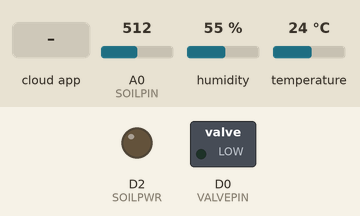
A sketch run on a simulated ESP8266 (NodeMCU). On the bench: switched loads named in the sketch (green lamp = pin HIGH), output pins drawn as LEDs (lit = HIGH). The inputs (shaded band) are chosen by the test bench; at power-on: A0 (SOILPIN) = 512, humidity 55 %, temperature 24 °C. WiFi joins after 1.5 s; servers stay silent unless stated; network time is answered at once with the bench clock; the local clock reads 2024-03-15 10:24:30 at power-on unless the sketch sets it; the Firebase database answers and starts empty; what the sketch prints to the serial monitor is not drawn.

Above: at 2.7 s.
2.8 s: the phone or cloud app sets valve to 1
At 11.59 s:
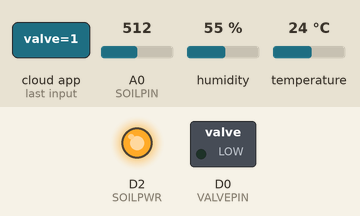
At 12.1 s:
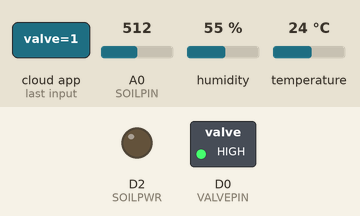
13.3 s: the phone or cloud app sets valve to 0
At 23.0 s:
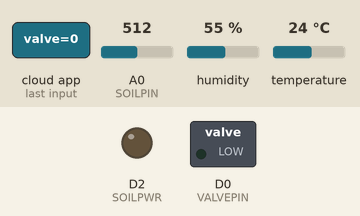
Timing chart, 0 to 24.5 s (numbered marks = the images above; inputs shaded):
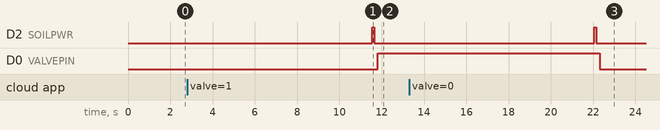

The sketch:

hardware.ino
```cpp
#include <Adafruit_Sensor.h>
#include <DHT.h>
#include <ESP8266WiFi.h>
#include "FirebaseESP8266.h"
#include <NTPClient.h>
#include <WiFiUdp.h>

#define DHTPIN D4     // Digital pin connected to the DHT sensor
#define DHTTYPE    DHT22     // DHT 22 (AM2302)
DHT dht(DHTPIN, DHTTYPE);
#define SOILPIN A0 // Analog pin reading soil moisture data
#define SOILPWR D2 // Pin that powers soil sensor
#define VALVEPIN D0 // Digital pin controlling the solenoid valve
int valve = 0; // 0 for closed

#define NTP_ADDRESS  "europe.pool.ntp.org"
WiFiUDP ntpUDP;
NTPClient timeClient(ntpUDP, NTP_ADDRESS, 0, 1000);

FirebaseData firebaseData;
FirebaseJson json;


#define WIFISSID "BELLWIFI@MCDONALDS"
#define WIFIPWD "bigChungus"
#define FIREBASE_HOST "lawnhacks-ca353.firebaseio.com" //no http:// or https:// or slash at beginning or at the end
#define FIREBASE_AUTH "F50ldKpZof9nIPDYDhriXUAN9pC6mH4N3qAZ8vPN"
String fbUid = "BTdKUqTj03XFgji3yOiKoQMokPG2";

// Set delay between sensor readings
uint32_t delayMS = 10000;

void connectWifi(){
  WiFi.begin(WIFISSID, WIFIPWD);

  while (WiFi.status() != WL_CONNECTED) {
    delay(500);
    Serial.print(".");
  }

  Serial.println(".......");
  Serial.println("WiFi Connected....IP Address:");
  Serial.println(WiFi.localIP());
}

void readFb(){
  if (Firebase.getInt(firebaseData, "/users/" + fbUid + "/device/valve")) {
   if  (firebaseData.dataType() == "int") {
      int val = firebaseData.intData();
      if(val != valve){
         valve = val;
         digitalWrite(VALVEPIN, valve);
         Serial.print("Updated valve: ");
         Serial.println(valve);
      }
    }
  }
}

void writeFb(double temp, double humid, double heatIndex, double soil){
  timeClient.update();
  String epochTime =  String(timeClient.getEpochTime());

  json.clear();
  json.set("timestamp", epochTime);
  json.set("temperature", temp);
  json.set("humidity", humid);
  json.set("heatIndex", heatIndex);
  json.set("soil", soil);
  json.set("valve", valve);

  if (Firebase.set(firebaseData, "/users/" + fbUid + "/device", json)){
      Serial.println("WRITE PASSED");
      Serial.println("PATH: " + firebaseData.dataPath());
      Serial.println("TYPE: " + firebaseData.dataType());
      Serial.println("ETag: " + firebaseData.ETag());
      Serial.println("------------------------------------");
      Serial.println();
  } else {
      Serial.println("WRITE FAILED");
      Serial.println("REASON: " + firebaseData.errorReason());
      Serial.println("------------------------------------");
      Serial.println();
  }
}

void setup() {
  Serial.begin(9600);

  // Set up networking
  connectWifi();
  Firebase.begin(FIREBASE_HOST, FIREBASE_AUTH);
  Firebase.reconnectWiFi(true);
  Serial.println("Firebase initialized");
  //Set database read timeout to 1 minute (max 15 minutes)
  Firebase.setReadTimeout(firebaseData, 1000 * 60);
  //Size and its write timeout e.g. tiny (1s), small (10s), medium (30s) and large (60s).
  Firebase.setwriteSizeLimit(firebaseData, "small");

  //Set timezone
  timeClient.begin();

  // Initialize sensors
  dht.begin();
  pinMode(VALVEPIN, OUTPUT);
  pinMode(SOILPWR, OUTPUT);
  digitalWrite(VALVEPIN, LOW);
  digitalWrite(SOILPWR, LOW);
  Serial.println("Sensors initialized");
}

void loop() {
  // Delay between measurements.
  delay(delayMS);
  // Get temperature event and print its value.
  double h = dht.readHumidity();
  double t = dht.readTemperature();
  // Check if any reads failed and exit early (to try again).
  if (isnan(h) || isnan(t)) {
    Serial.println(F("Failed to read from DHT sensor!"));
    return;
  }
  double hi = dht.computeHeatIndex(t, h, false);

  digitalWrite(SOILPWR, HIGH);
  delay(100);
  double s = (100-((analogRead(A0)-85)/320.0*100)); // Relative percentage of "wetness" (0 is dry, 100 is saturated, around 50 is what we need)
  digitalWrite(SOILPWR, LOW);

  Serial.print("Humidity: ");
  Serial.print(h);
  Serial.print("%  Temperature: ");
  Serial.print(t);
  Serial.print("°C Heat index: ");
  Serial.print(hi);
  Serial.print(" Soil: ");
  Serial.print(s);
  Serial.println("%");

  readFb();
  writeFb(t, h, hi, s);
}
```

Measured:
- after the input at 2.8 s, D0 (VALVEPIN): LOW → HIGH after 9.0 s
- after the input at 13.3 s, D0 (VALVEPIN): HIGH → LOW after 9.0 s
